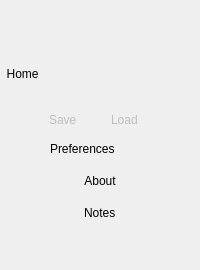
     <widget class="adiscope::MenuAnim" name="menu" native="true">
      <property name="sizePolicy">
       <sizepolicy hsizetype="Preferred" vsizetype="Preferred">
        <horstretch>0</horstretch>
        <verstretch>0</verstretch>
       </sizepolicy>
      </property>
      <property name="minimumSize">
       <size>
        <width>64</width>
        <height>0</height>
       </size>
      </property>
      <property name="styleSheet">
       <string notr="true">.QWidget[selected=true] { background-color: rgba(0, 0, 0, 60); }</string>
      </property>
      <layout class="QVBoxLayout" name="verticalLayout">
       <property name="spacing">
        <number>0</number>
       </property>
       <property name="leftMargin">
        <number>0</number>
       </property>
       <property name="topMargin">
        <number>0</number>
       </property>
       <property name="rightMargin">
        <number>0</number>
       </property>
       <item>
        <widget class="QWidget" name="menuControl" native="true">
         <property name="autoFillBackground">
          <bool>false</bool>
         </property>
         <property name="styleSheet">
          <string notr="true">QPushButton { text-align:left; border: none; background-color: none; }
.QWidget#menuControl:hover {
background-color: rgba(0, 0, 0, 60);
border: 1px solid rgba(0, 0, 0, 30);
border-radius:5px;
}
.QWidget[selected=true] { 
background-color: rgba(0, 0, 0, 60);
border: 1px solid rgba(0, 0, 0, 30);
border-radius:5px; 
}</string>
         </property>
         <layout class="QHBoxLayout" name="horizontalLayout_8">
          <property name="spacing">
           <number>15</number>
          </property>
          <property name="leftMargin">
           <number>0</number>
          </property>
          <property name="topMargin">
           <number>0</number>
          </property>
          <property name="rightMargin">
           <number>0</number>
          </property>
          <property name="bottomMargin">
           <number>0</number>
          </property>
          <item>
           <widget class="QPushButton" name="btnMenu">
            <property name="minimumSize">
             <size>
              <width>32</width>
              <height>64</height>
             </size>
            </property>
            <property name="maximumSize">
             <size>
              <width>32</width>
              <height>64</height>
             </size>
            </property>
            <property name="styleSheet">
             <string notr="true">QPushButton {
font: 75 18pt &quot;10 Pitch&quot;;
color: rgb(255, 255, 255);
}</string>
            </property>
            <property name="text">
             <string/>
            </property>
            <property name="icon">
             <iconset resource="../resources/resources.qrc">
              <normaloff>:/menu/menu_button.png</normaloff>:/menu/menu_button.png</iconset>
            </property>
            <property name="iconSize">
             <size>
              <width>32</width>
              <height>32</height>
             </size>
            </property>
            <property name="checkable">
             <bool>true</bool>
            </property>
            <property name="checked">
             <bool>true</bool>
            </property>
            <property name="flat">
             <bool>true</bool>
            </property>
           </widget>
          </item>
          <item>
           <widget class="QWidget" name="widget_2" native="true">
            <property name="sizePolicy">
             <sizepolicy hsizetype="Minimum" vsizetype="Fixed">
              <horstretch>0</horstretch>
              <verstretch>0</verstretch>
             </sizepolicy>
            </property>
            <property name="minimumSize">
             <size>
              <width>0</width>
              <height>0</height>
             </size>
            </property>
            <property name="maximumSize">
             <size>
              <width>16777215</width>
              <height>64</height>
             </size>
            </property>
            <property name="styleSheet">
             <string notr="true">QWidget {
background-image: url(:/menu/scopy_title.png);
background-repeat: no-repeat;
background-position: left center;
}</string>
            </property>
           </widget>
          </item>
          <item>
           <spacer name="horizontalSpacer_3">
            <property name="orientation">
             <enum>Qt::Horizontal</enum>
            </property>
            <property name="sizeType">
             <enum>QSizePolicy::Fixed</enum>
            </property>
            <property name="sizeHint" stdset="0">
             <size>
              <width>32</width>
              <height>20</height>
             </size>
            </property>
           </spacer>
          </item>
         </layout>
        </widget>
       </item>
       <item>
        <widget class="Line" name="line_3">
         <property name="styleSheet">
          <string notr="true">color: rgba(255, 255, 255, 16);</string>
         </property>
         <property name="frameShadow">
          <enum>QFrame::Plain</enum>
         </property>
         <property name="lineWidth">
          <number>1</number>
         </property>
         <property name="orientation">
          <enum>Qt::Horizontal</enum>
         </property>
        </widget>
       </item>
       <item>
        <widget class="QWidget" name="home" native="true">
         <property name="maximumSize">
          <size>
           <width>16777215</width>
           <height>16777215</height>
          </size>
         </property>
         <property name="styleSheet">
          <string notr="true">QPushButton { text-align:left; border: none; background-color: none; }
.QWidget:hover {
background-color: rgba(0, 0, 0, 60);
border: 1px solid rgba(0, 0, 0, 30);
border-radius:5px;
}
QWidget[selected=true] { 
background-color: rgba(0, 0, 0, 60);
border: 1px solid rgba(0, 0, 0, 30);
border-radius:5px; 
}</string>
         </property>
         <layout class="QHBoxLayout" name="horizontalLayout_7">
          <property name="spacing">
           <number>2</number>
          </property>
          <property name="leftMargin">
           <number>0</number>
          </property>
          <property name="topMargin">
           <number>0</number>
          </property>
          <property name="rightMargin">
           <number>2</number>
          </property>
          <property name="bottomMargin">
           <number>0</number>
          </property>
          <item>
           <widget class="QPushButton" name="btnHome">
            <property name="sizePolicy">
             <sizepolicy hsizetype="Minimum" vsizetype="Minimum">
              <horstretch>0</horstretch>
              <verstretch>0</verstretch>
             </sizepolicy>
            </property>
            <property name="minimumSize">
             <size>
              <width>32</width>
              <height>0</height>
             </size>
            </property>
            <property name="maximumSize">
             <size>
              <width>16777215</width>
              <height>16777215</height>
             </size>
            </property>
            <property name="text">
             <string>  Home</string>
            </property>
            <property name="icon">
             <iconset resource="../resources/resources.qrc">
              <normaloff>:/menu/home.png</normaloff>:/menu/home.png</iconset>
            </property>
            <property name="iconSize">
             <size>
              <width>32</width>
              <height>32</height>
             </size>
            </property>
            <property name="checkable">
             <bool>true</bool>
            </property>
            <property name="flat">
             <bool>true</bool>
            </property>
            <attribute name="buttonGroup">
             <string notr="true">buttonGroup_2</string>
            </attribute>
           </widget>
          </item>
          <item>
           <spacer name="horizontalSpacer">
            <property name="orientation">
             <enum>Qt::Horizontal</enum>
            </property>
            <property name="sizeType">
             <enum>QSizePolicy::Fixed</enum>
            </property>
            <property name="sizeHint" stdset="0">
             <size>
              <width>32</width>
              <height>0</height>
             </size>
            </property>
           </spacer>
          </item>
         </layout>
        </widget>
       </item>
       <item>
        <widget class="Line" name="line_2">
         <property name="styleSheet">
          <string notr="true">color: rgba(255, 255, 255, 16);</string>
         </property>
         <property name="frameShadow">
          <enum>QFrame::Plain</enum>
         </property>
         <property name="orientation">
          <enum>Qt::Horizontal</enum>
         </property>
        </widget>
       </item>
       <item>
        <widget class="QWidget" name="menuContainer" native="true">
         <layout class="QVBoxLayout" name="menuContainerLayout">
          <property name="spacing">
           <number>0</number>
          </property>
          <property name="leftMargin">
           <number>0</number>
          </property>
          <property name="topMargin">
           <number>0</number>
          </property>
          <property name="rightMargin">
           <number>0</number>
          </property>
          <property name="bottomMargin">
           <number>0</number>
          </property>
         </layout>
        </widget>
       </item>
       <item>
        <widget class="Line" name="line">
         <property name="styleSheet">
          <string notr="true">color: rgba(255, 255, 255, 16);</string>
         </property>
         <property name="frameShadow">
          <enum>QFrame::Plain</enum>
         </property>
         <property name="orientation">
          <enum>Qt::Horizontal</enum>
         </property>
        </widget>
       </item>
       <item>
        <spacer name="horizontalSpacer_10">
         <property name="orientation">
          <enum>Qt::Horizontal</enum>
         </property>
         <property name="sizeType">
          <enum>QSizePolicy::Fixed</enum>
         </property>
         <property name="sizeHint" stdset="0">
          <size>
           <width>200</width>
           <height>20</height>
          </size>
         </property>
        </spacer>
       </item>
       <item>
        <widget class="QWidget" name="saveLoadWidget" native="true">
         <property name="maximumSize">
          <size>
           <width>200</width>
           <height>16777215</height>
          </size>
         </property>
         <layout class="QVBoxLayout" name="verticalLayout_5">
          <property name="spacing">
           <number>0</number>
          </property>
          <property name="leftMargin">
           <number>0</number>
          </property>
          <property name="topMargin">
           <number>0</number>
          </property>
          <property name="rightMargin">
           <number>0</number>
          </property>
          <property name="bottomMargin">
           <number>0</number>
          </property>
          <item>
           <layout class="QHBoxLayout" name="horizontalLayout_4">
            <property name="spacing">
             <number>2</number>
            </property>
            <property name="leftMargin">
             <number>10</number>
            </property>
            <property name="rightMargin">
             <number>10</number>
            </property>
            <item>
             <widget class="QWidget" name="Save" native="true">
              <property name="enabled">
               <bool>true</bool>
              </property>
              <property name="maximumSize">
               <size>
                <width>16777215</width>
                <height>16777215</height>
               </size>
              </property>
              <property name="styleSheet">
               <string notr="true">QPushButton { text-align:left; border: none; background-color: none; }
.QWidget:hover {background-color: rgba(0, 0, 0, 60);
border: 1px solid rgba(0, 0, 0, 30);
border-radius:5px;}
QWidget[selected=true] { background-color: rgba(0, 0, 0, 60);
border: 1px solid rgba(0, 0, 0, 30);
border-radius:5px;}</string>
              </property>
              <layout class="QHBoxLayout" name="horizontalLayout_5">
               <property name="spacing">
                <number>4</number>
               </property>
               <property name="leftMargin">
                <number>0</number>
               </property>
               <property name="topMargin">
                <number>3</number>
               </property>
               <property name="rightMargin">
                <number>0</number>
               </property>
               <property name="bottomMargin">
                <number>3</number>
               </property>
               <item>
                <spacer name="horizontalSpacer_12">
                 <property name="orientation">
                  <enum>Qt::Horizontal</enum>
                 </property>
                 <property name="sizeType">
                  <enum>QSizePolicy::Preferred</enum>
                 </property>
                 <property name="sizeHint" stdset="0">
                  <size>
                   <width>40</width>
                   <height>20</height>
                  </size>
                 </property>
                </spacer>
               </item>
               <item>
                <widget class="QPushButton" name="saveBtn">
                 <property name="enabled">
                  <bool>true</bool>
                 </property>
                 <property name="sizePolicy">
                  <sizepolicy hsizetype="Preferred" vsizetype="Preferred">
                   <horstretch>0</horstretch>
                   <verstretch>0</verstretch>
                  </sizepolicy>
                 </property>
                 <property name="maximumSize">
                  <size>
                   <width>20</width>
                   <height>16777215</height>
                  </size>
                 </property>
                 <property name="styleSheet">
                  <string notr="true"/>
                 </property>
                 <property name="text">
                  <string/>
                 </property>
                 <property name="icon">
                  <iconset resource="../resources/resources.qrc">
                   <normaloff>:/icons/ic load.svg</normaloff>
                   <normalon>:/icons/ic load.svg</normalon>:/icons/ic load.svg</iconset>
                 </property>
                 <property name="flat">
                  <bool>true</bool>
                 </property>
                </widget>
               </item>
               <item>
                <widget class="QLabel" name="saveLbl">
                 <property name="sizePolicy">
                  <sizepolicy hsizetype="Fixed" vsizetype="Preferred">
                   <horstretch>0</horstretch>
                   <verstretch>0</verstretch>
                  </sizepolicy>
                 </property>
                 <property name="maximumSize">
                  <size>
                   <width>16777215</width>
                   <height>16777215</height>
                  </size>
                 </property>
                 <property name="styleSheet">
                  <string notr="true">	background-color: transparent;
	color: #bebebe;</string>
                 </property>
                 <property name="text">
                  <string>Save</string>
                 </property>
                </widget>
               </item>
               <item>
                <spacer name="horizontalSpacer_6">
                 <property name="orientation">
                  <enum>Qt::Horizontal</enum>
                 </property>
                 <property name="sizeType">
                  <enum>QSizePolicy::Preferred</enum>
                 </property>
                 <property name="sizeHint" stdset="0">
                  <size>
                   <width>40</width>
                   <height>20</height>
                  </size>
                 </property>
                </spacer>
               </item>
              </layout>
             </widget>
            </item>
            <item>
             <widget class="QWidget" name="Load" native="true">
              <property name="enabled">
               <bool>true</bool>
              </property>
              <property name="maximumSize">
               <size>
                <width>16777215</width>
                <height>16777215</height>
               </size>
              </property>
              <property name="styleSheet">
               <string notr="true">QPushButton { text-align:left; border: none; background-color: none; }
.QWidget:hover {background-color: rgba(0, 0, 0, 60);
border: 1px solid rgba(0, 0, 0, 30);
border-radius:5px;}
QWidget[selected=true] { background-color: rgba(0, 0, 0, 60);
border: 1px solid rgba(0, 0, 0, 30);
border-radius:5px;}</string>
              </property>
              <layout class="QHBoxLayout" name="horizontalLayout_6">
               <property name="spacing">
                <number>4</number>
               </property>
               <property name="leftMargin">
                <number>0</number>
               </property>
               <property name="topMargin">
                <number>3</number>
               </property>
               <property name="rightMargin">
                <number>0</number>
               </property>
               <property name="bottomMargin">
                <number>3</number>
               </property>
               <item>
                <spacer name="horizontalSpacer_11">
                 <property name="orientation">
                  <enum>Qt::Horizontal</enum>
                 </property>
                 <property name="sizeType">
                  <enum>QSizePolicy::Preferred</enum>
                 </property>
                 <property name="sizeHint" stdset="0">
                  <size>
                   <width>40</width>
                   <height>20</height>
                  </size>
                 </property>
                </spacer>
               </item>
               <item>
                <widget class="QLabel" name="loadLbl">
                 <property name="sizePolicy">
                  <sizepolicy hsizetype="Fixed" vsizetype="Preferred">
                   <horstretch>0</horstretch>
                   <verstretch>0</verstretch>
                  </sizepolicy>
                 </property>
                 <property name="maximumSize">
                  <size>
                   <width>16777215</width>
                   <height>16777215</height>
                  </size>
                 </property>
                 <property name="styleSheet">
                  <string notr="true">	background-color: transparent;
	color: #bebebe;</string>
                 </property>
                 <property name="text">
                  <string>Load</string>
                 </property>
                </widget>
               </item>
               <item>
                <widget class="QPushButton" name="loadBtn">
                 <property name="sizePolicy">
                  <sizepolicy hsizetype="Preferred" vsizetype="Preferred">
                   <horstretch>0</horstretch>
                   <verstretch>0</verstretch>
                  </sizepolicy>
                 </property>
                 <property name="minimumSize">
                  <size>
                   <width>0</width>
                   <height>0</height>
                  </size>
                 </property>
                 <property name="maximumSize">
                  <size>
                   <width>16777215</width>
                   <height>12312313</height>
                  </size>
                 </property>
                 <property name="styleSheet">
                  <string notr="true"/>
                 </property>
                 <property name="text">
                  <string/>
                 </property>
                 <property name="icon">
                  <iconset>
                   <normalon>:/icons/ic save.svg</normalon>
                  </iconset>
                 </property>
                 <property name="flat">
                  <bool>true</bool>
                 </property>
                </widget>
               </item>
               <item>
                <spacer name="horizontalSpacer_8">
                 <property name="orientation">
                  <enum>Qt::Horizontal</enum>
                 </property>
                 <property name="sizeType">
                  <enum>QSizePolicy::Preferred</enum>
                 </property>
                 <property name="sizeHint" stdset="0">
                  <size>
                   <width>40</width>
                   <height>20</height>
                  </size>
                 </property>
                </spacer>
               </item>
              </layout>
             </widget>
            </item>
           </layout>
          </item>
         </layout>
         <zorder></zorder>
        </widget>
       </item>
       <item>
        <widget class="QWidget" name="preference" native="true">
         <property name="maximumSize">
          <size>
           <width>200</width>
           <height>16777215</height>
          </size>
         </property>
         <property name="styleSheet">
          <string notr="true">QPushButton { text-align:left; border: none; background-color: none; }
.QWidget:hover {
background-color: rgba(0, 0, 0, 60);
border: 1px solid rgba(0, 0, 0, 30);
border-radius:5px;
}
QWidget[selected=true] { 
background-color: rgba(0, 0, 0, 60);
border: 1px solid rgba(0, 0, 0, 30);
border-radius:5px; 
}</string>
         </property>
         <layout class="QHBoxLayout" name="horizontalLayout_9">
          <property name="spacing">
           <number>0</number>
          </property>
          <property name="leftMargin">
           <number>0</number>
          </property>
          <property name="topMargin">
           <number>0</number>
          </property>
          <property name="rightMargin">
           <number>0</number>
          </property>
          <property name="bottomMargin">
           <number>0</number>
          </property>
          <item>
           <layout class="QHBoxLayout" name="horizontalLayout_2">
            <property name="leftMargin">
             <number>10</number>
            </property>
            <property name="topMargin">
             <number>0</number>
            </property>
            <property name="rightMargin">
             <number>10</number>
            </property>
            <item>
             <spacer name="horizontalSpacer_13">
              <property name="orientation">
               <enum>Qt::Horizontal</enum>
              </property>
              <property name="sizeType">
               <enum>QSizePolicy::Preferred</enum>
              </property>
              <property name="sizeHint" stdset="0">
               <size>
                <width>40</width>
                <height>20</height>
               </size>
              </property>
             </spacer>
            </item>
            <item>
             <widget class="QPushButton" name="prefBtn">
              <property name="sizePolicy">
               <sizepolicy hsizetype="Minimum" vsizetype="Minimum">
                <horstretch>0</horstretch>
                <verstretch>0</verstretch>
               </sizepolicy>
              </property>
              <property name="minimumSize">
               <size>
                <width>32</width>
                <height>32</height>
               </size>
              </property>
              <property name="maximumSize">
               <size>
                <width>16777215</width>
                <height>16777215</height>
               </size>
              </property>
              <property name="styleSheet">
               <string notr="true">background-position: left center;</string>
              </property>
              <property name="text">
               <string>Preferences</string>
              </property>
              <property name="icon">
               <iconset>
                <normalon>:/menu/debugger.png</normalon>
               </iconset>
              </property>
              <property name="iconSize">
               <size>
                <width>64</width>
                <height>32</height>
               </size>
              </property>
              <property name="checkable">
               <bool>true</bool>
              </property>
              <property name="flat">
               <bool>true</bool>
              </property>
              <attribute name="buttonGroup">
               <string notr="true">buttonGroup_2</string>
              </attribute>
             </widget>
            </item>
            <item>
             <spacer name="horizontalSpacer_9">
              <property name="orientation">
               <enum>Qt::Horizontal</enum>
              </property>
              <property name="sizeType">
               <enum>QSizePolicy::Preferred</enum>
              </property>
              <property name="sizeHint" stdset="0">
               <size>
                <width>40</width>
                <height>20</height>
               </size>
              </property>
             </spacer>
            </item>
           </layout>
          </item>
         </layout>
        </widget>
       </item>
       <item>
        <widget class="QWidget" name="aboutWidget" native="true">
         <property name="maximumSize">
          <size>
           <width>200</width>
           <height>16777215</height>
          </size>
         </property>
         <property name="styleSheet">
          <string notr="true">QPushButton { text-align:left; border: none; background-color: none; }
.QWidget:hover {
background-color: rgba(0, 0, 0, 60);
border: 1px solid rgba(0, 0, 0, 30);
border-radius:5px;
}
QWidget[selected=true] { 
background-color: rgba(0, 0, 0, 60);
border: 1px solid rgba(0, 0, 0, 30);
border-radius:5px; 
}</string>
         </property>
         <layout class="QHBoxLayout" name="horizontalLayout_12">
          <item>
           <widget class="QPushButton" name="btnAbout">
            <property name="styleSheet">
             <string notr="true">text-align:center</string>
            </property>
            <property name="text">
             <string>About</string>
            </property>
           </widget>
          </item>
         </layout>
        </widget>
       </item>
       <item>
        <widget class="QWidget" name="notes" native="true">
         <property name="minimumSize">
          <size>
           <width>0</width>
           <height>0</height>
          </size>
         </property>
         <property name="maximumSize">
          <size>
           <width>200</width>
           <height>16777215</height>
          </size>
         </property>
         <property name="styleSheet">
          <string notr="true">QPushButton { text-align:left; border: none; background-color: none; }
.QWidget:hover {
background-color: rgba(0, 0, 0, 60);
border: 1px solid rgba(0, 0, 0, 30);
border-radius:5px;
}
QWidget[selected=true] { 
background-color: rgba(0, 0, 0, 60);
border: 1px solid rgba(0, 0, 0, 30);
border-radius:5px; 
}</string>
         </property>
         <layout class="QHBoxLayout" name="horizontalLayout_11">
          <property name="spacing">
           <number>0</number>
          </property>
          <property name="leftMargin">
           <number>0</number>
          </property>
          <property name="topMargin">
           <number>0</number>
          </property>
          <property name="rightMargin">
           <number>0</number>
          </property>
          <property name="bottomMargin">
           <number>0</number>
          </property>
          <item>
           <layout class="QHBoxLayout" name="horizontalLayout_10">
            <property name="leftMargin">
             <number>10</number>
            </property>
            <property name="topMargin">
             <number>0</number>
            </property>
            <property name="rightMargin">
             <number>10</number>
            </property>
            <item>
             <spacer name="horizontalSpacer_14">
              <property name="orientation">
               <enum>Qt::Horizontal</enum>
              </property>
              <property name="sizeHint" stdset="0">
               <size>
                <width>0</width>
                <height>0</height>
               </size>
              </property>
             </spacer>
            </item>
            <item>
             <widget class="QPushButton" name="btnNotes">
              <property name="sizePolicy">
               <sizepolicy hsizetype="Minimum" vsizetype="Minimum">
                <horstretch>0</horstretch>
                <verstretch>0</verstretch>
               </sizepolicy>
              </property>
              <property name="minimumSize">
               <size>
                <width>32</width>
                <height>32</height>
               </size>
              </property>
              <property name="text">
               <string>Notes</string>
              </property>
              <property name="checkable">
               <bool>true</bool>
              </property>
              <property name="flat">
               <bool>true</bool>
              </property>
              <attribute name="buttonGroup">
               <string notr="true">buttonGroup_2</string>
              </attribute>
             </widget>
            </item>
            <item>
             <spacer name="horizontalSpacer_15">
              <property name="orientation">
               <enum>Qt::Horizontal</enum>
              </property>
              <property name="sizeHint" stdset="0">
               <size>
                <width>0</width>
                <height>0</height>
               </size>
              </property>
             </spacer>
            </item>
           </layout>
          </item>
         </layout>
        </widget>
       </item>
       <item>
        <layout class="QHBoxLayout" name="analogLogo">
         <property name="spacing">
          <number>0</number>
         </property>
         <item>
          <widget class="QWidget" name="logo" native="true">
           <property name="enabled">
            <bool>false</bool>
           </property>
           <property name="sizePolicy">
            <sizepolicy hsizetype="Minimum" vsizetype="Minimum">
             <horstretch>0</horstretch>
             <verstretch>0</verstretch>
            </sizepolicy>
           </property>
           <property name="minimumSize">
            <size>
             <width>32</width>
             <height>30</height>
            </size>
           </property>
           <property name="maximumSize">
            <size>
             <width>104</width>
             <height>30</height>
            </size>
           </property>
           <property name="styleSheet">
            <string notr="true">.QWidget:hover { background-color: rgba(0, 0, 0, 60);} 
QWidget {
background-image: url(:/menu/adi.png);
background-repeat: no-repeat;
background-position: left center;
}</string>
           </property>
          </widget>
         </item>
         <item>
          <spacer name="horizontalSpacer_4">
           <property name="orientation">
            <enum>Qt::Horizontal</enum>
           </property>
           <property name="sizeType">
            <enum>QSizePolicy::Fixed</enum>
           </property>
           <property name="sizeHint" stdset="0">
            <size>
             <width>32</width>
             <height>0</height>
            </size>
           </property>
          </spacer>
         </item>
        </layout>
       </item>
      </layout>
     </widget>
